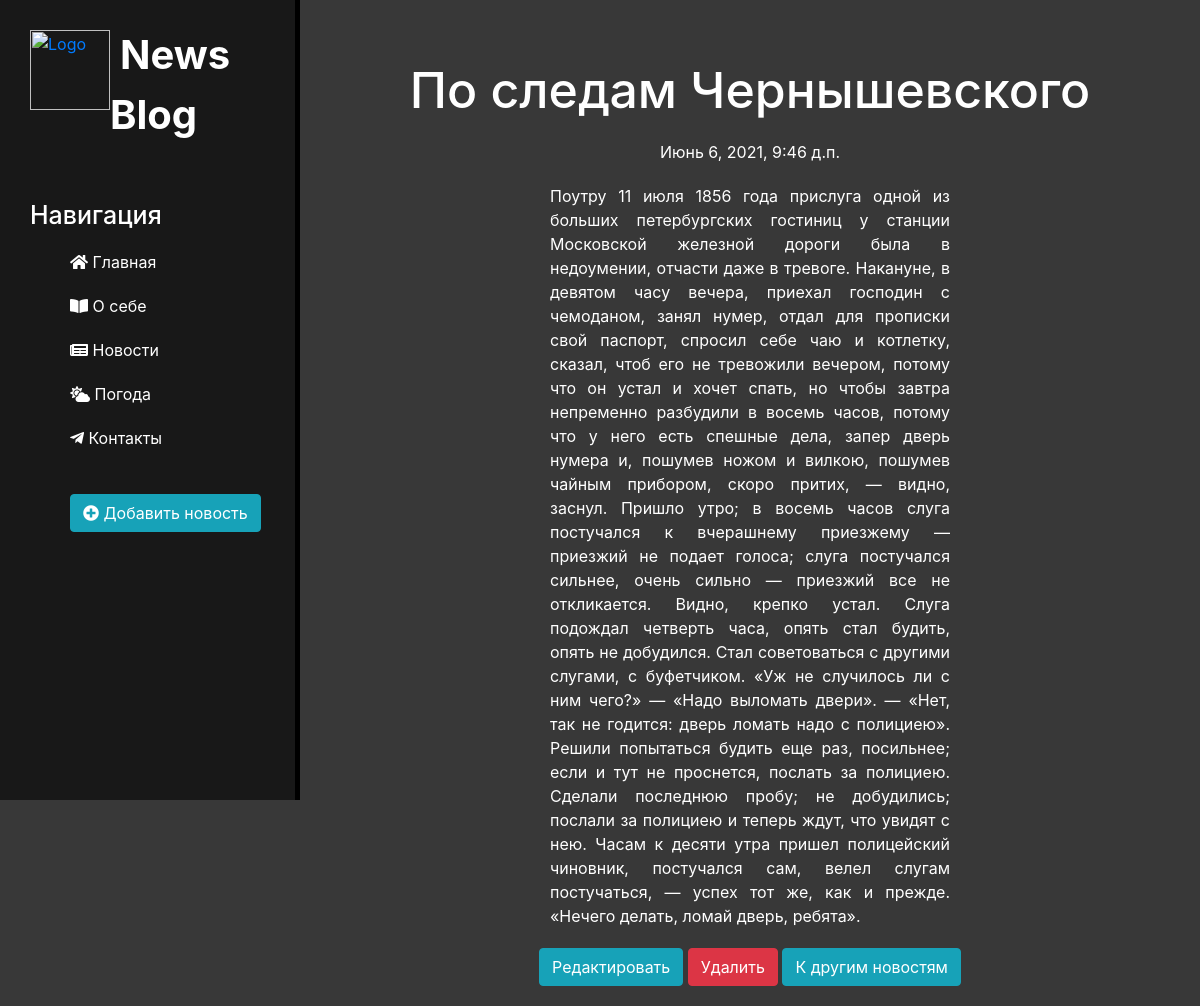
Screenshot of /news/14 with the database file from the repository.
### news/models.py (models this page shows, shortened)
class Articles(models.Model):
    title = models.CharField("Название", max_length=56)
    announce = models.CharField("Анонс", max_length=256)
    full_text = models.TextField("Текст статьи")
    date = models.DateTimeField("Дата и время", default=timezone.now)
    class Meta:
        verbose_name = "Новость"
        verbose_name_plural = "Новости"

### news/views.py (the view)
# urls.py: path('<int:pk>', views.NewsDetailView.as_view(), name='news_detail'),
class NewsDetailView(DetailView):
    model = Articles
    template_name = 'news/news_details.html'
    context_object_name = 'article'

### news/templates/news/news_details.html (shortened to what this page needs)
{% extends "main/layout.html" %}
{% block content %}
    <div class="features">
        <h1>{{ article.title }}</h1>
        <p>{{ article.date }}</p>
        <p class="article">{{ article.full_text }}</p>
        <a href="{% url 'news_update' article.id %}" class="btn btn-info">Редактировать</a>
        <a href="{% url 'news_delete' article.id %}" class="btn btn-danger">Удалить</a>
        <a href="{% url 'news_home' %}" class="btn btn-info">К другим новостям</a>
    </div>
{% endblock %}

### main/static/main/css/main.css (style rules this page uses)
body { background: #383838; }
main .features { float: right; color: #fff; margin-top: 60px; text-align: center; width: 75%; }
main .features h1 { font-size: 50px; text-align: center; }
main .features p { max-width: 400px; margin: 20px auto; text-align: center; }
main .features .article { text-align: justify; }

### rows the page displays
Articles: title "По следам Чернышевского", date "Июнь 6, 2021, 9:46 д.п.", full_text "Поутру 11 июля 1856 года прислуга одной из больших петербургских гостиниц у станции Московской железной дороги была в недоумении, отчасти даже в тревоге. Накануне, в девятом часу вечера, приехал господин с чемоданом, занял нумер, отдал для прописки свой паспорт, спросил себе чаю и котлетку, сказал, чтоб его не тревожили вечером, потому что он устал и хочет спать, но чтобы завтра непременно разбудили в восемь часов, потому что у него есть спешные дела, запер дверь нумера и, пошумев ножом и вилкою, пошумев чайным прибором, скоро притих, — видно, заснул. Пришло утро; в восемь часов слуга постучался к вчерашнему приезжему — приезжий не подает голоса; слуга постучался сильнее, очень сильно —…"
